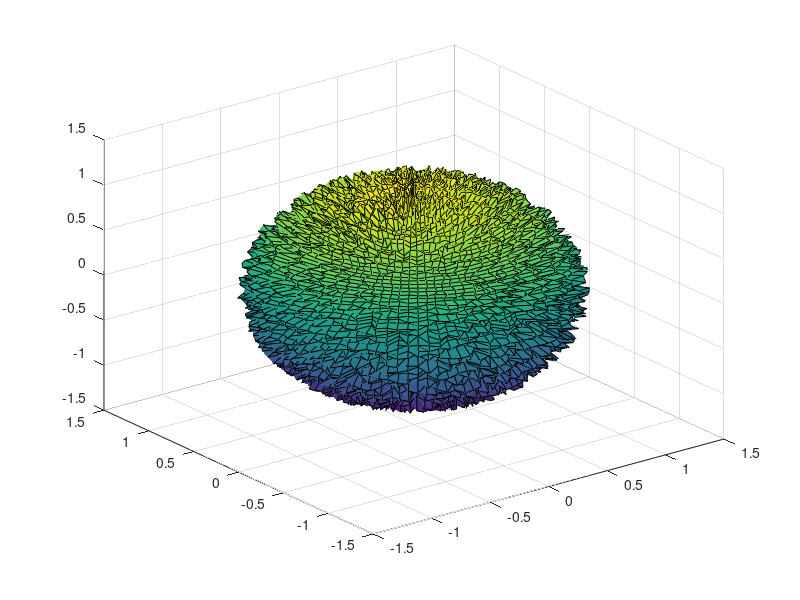

Reproduce this figure in MATLAB.
function test31

clear
clc

N = 100;
% sphere grid points
[X,Y,Z] = sphere(N);
% the amplitude error for every grid point
AmplError = rand(N+1)*0.2 + 1; % test data
% graphical rendering
surf(AmplError.*X,AmplError.*Y,AmplError.*Z);



end